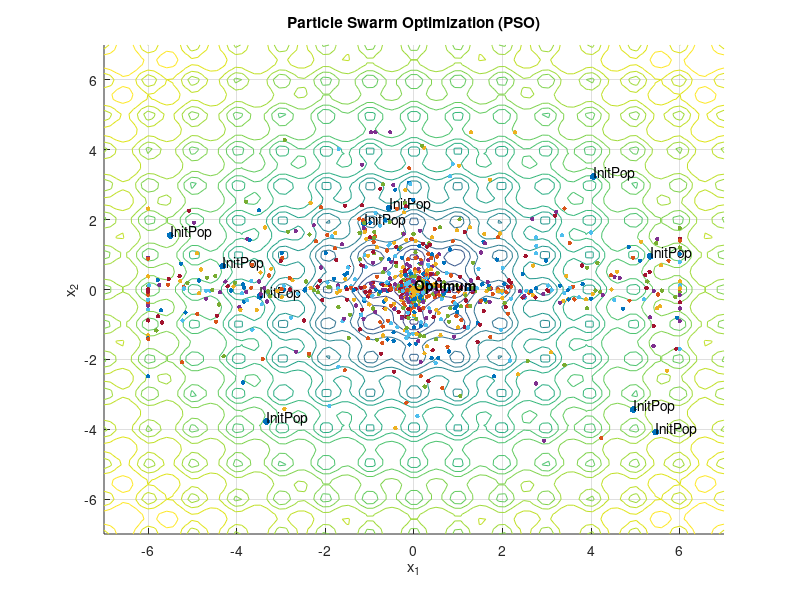

This figure's MATLAB source:
clc; clear; close all;

% Objective function - Ackley's function
ackley = @(x) -20*exp(-0.2*sqrt(0.5*(x(1)^2 + x(2)^2))) - exp(0.5*(cos(2*pi*x(1)) + cos(2*pi*x(2)))) + 20 + exp(1);

% Params
pop_size = 10;    
max_iter = 100;  
max_f_calls = 1000;
w = 0.9;                        % Inertia weight
c1 = 1.2;                       % Cognitive coefficient
c2 = 1.2;                       % Social coefficient
bounds = [-6, 6; -4.5, 4.5];    % Search space bounds

% Initialize population
pop = bounds(:,1)' + (bounds(:,2)' - bounds(:,1)') .* rand(pop_size, 2);
velocities = zeros(size(pop));
p_best = pop;
p_best_values = arrayfun(@(i) ackley(pop(i, :)), 1:pop_size);
[g_best_value, best_idx] = min(p_best_values);
g_best = p_best(best_idx, :);
func_calls = pop_size;

%% Plotting setup
[X1, X2] = meshgrid(linspace(-7, 7, 100), linspace(-7, 7, 100));
F_X = arrayfun(@(x1, x2) ackley([x1, x2]), X1, X2);
hold on; grid on;
contour(X1, X2, F_X, 20);
xlabel('x_1'); ylabel('x_2'); title('Particle Swarm Optimization (PSO)');
% Initial population
scatter(pop(:,1), pop(:,2), 25, 'ko', 'filled');
text(pop(:,1), pop(:,2) + 0.1, 'InitPop');

%% Particle Swarm Optimization Loop
iter = 0;
while iter < max_iter && func_calls < max_f_calls
    r1 = rand(pop_size, 2);
    r2 = rand(pop_size, 2);

    % Update velocity and position
    velocities = w * velocities + c1 * r1 .* (p_best - pop) + c2 * r2 .* (g_best - pop);
    pop = pop + velocities;
    
    % Apply bounds
    pop = max(min(pop, bounds(:,2)'), bounds(:,1)');

    % Evaluate function
    new_values = arrayfun(@(i) ackley(pop(i, :)), 1:pop_size);
    func_calls = func_calls + pop_size;

    % Update personal best
    improved = new_values < p_best_values;
    p_best(improved, :) = pop(improved, :);
    p_best_values(improved) = new_values(improved);

    % Update global best
    [new_g_best_value, best_idx] = min(p_best_values);
    if new_g_best_value < g_best_value
        g_best_value = new_g_best_value;
        g_best = p_best(best_idx, :);
    end

    iter = iter + 1;
    
    scatter(pop(:,1), pop(:,2), 10, 'ro', 'filled'); % Update graph - population
    pause(0.05);
end

% Optimum plot
scatter(g_best(1), g_best(2), 35, 'bo', 'filled');
text(g_best(1), g_best(2) + 0.1, 'Optimum', 'FontWeight', 'bold');

%% Printing results
fprintf('Optimization completed in %d iterations and %d function calls.\n', iter, func_calls);
fprintf('Optimum: x = [%f, %f], f(x) = %f\n', g_best(1), g_best(2), g_best_value);
